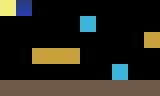

Rendered tile map (Tiled .tmx) drawn with the repository's tilesets; below, a short description and the full map source, tile grids included:
An orthogonal 10x6 tile map with 16x16 px tiles, 3 tile layers (ground, collision, leaves), 1 hidden layer not drawn, 1 image layer and 1 object (spawn).

<map version="1.10" tiledversion="1.11.0" orientation="orthogonal" renderorder="right-down" width="10" height="6" tilewidth="16" tileheight="16" infinite="0" nextlayerid="9" nextobjectid="2">
 <properties>
  <property name="music" value="cave" />
 </properties>
 <tileset firstgid="1" name="tiles" tilewidth="16" tileheight="16" tilecount="4" columns="4">
  <image source="test-tiles.png" width="64" height="16" />
  <tile id="0"><properties><property name="solid" type="bool" value="true" /></properties></tile>
  <tile id="1"><properties><property name="oneWay" type="bool" value="true" /></properties></tile>
  <tile id="2"><animation><frame tileid="2" duration="100" /><frame tileid="3" duration="100" /></animation></tile>
  <tile id="3"><properties><property name="solid" value="yes" /></properties></tile>
 </tileset>
 <imagelayer id="1" name="sky" parallaxx="0.5" parallaxy="0.5">
  <properties><property name="renderLayer" value="background" /></properties>
  <image source="test-sky.png" width="32" height="16" />
 </imagelayer>
 <layer id="2" name="ground" width="10" height="6">
  <data encoding="csv">
4,0,0,0,0,0,0,0,0,0,
0,0,0,0,0,0,0,0,0,0,
0,0,0,0,0,0,0,0,0,0,
0,0,2,2,2,0,0,0,0,0,
0,0,0,0,0,0,0,3,0,0,
1,1,1,1,1,1,1,1,1,1
</data>
 </layer>
 <layer id="3" name="collision" width="10" height="6">
  <data encoding="csv">
0,0,0,0,0,0,0,0,0,0,
0,0,0,0,0,0,0,0,0,0,
0,0,0,0,0,0,0,0,0,2,
0,0,0,0,0,0,0,0,0,0,
0,0,0,0,0,0,0,0,0,0,
0,0,0,0,0,0,0,0,0,0
</data>
 </layer>
 <group id="4" name="front">
  <properties><property name="renderLayer" value="foreground" /></properties>
  <layer id="5" name="leaves" width="10" height="6">
   <data encoding="csv">
0,0,0,0,0,0,0,0,0,0,
0,0,0,0,0,3,0,0,0,0,
0,0,0,0,0,0,0,0,0,0,
0,0,0,0,0,0,0,0,0,0,
0,0,0,0,0,0,0,0,0,0,
0,0,0,0,0,0,0,0,0,0
</data>
  </layer>
 </group>
 <layer id="6" name="hidden" width="10" height="6" visible="0">
  <data encoding="csv">
0,0,0,0,0,0,0,0,1,0,
0,0,0,0,0,0,0,0,0,0,
0,0,0,0,0,0,0,0,0,0,
0,0,0,0,0,0,0,0,0,0,
0,0,0,0,0,0,0,0,0,0,
0,0,0,0,0,0,0,0,0,0
</data>
 </layer>
 <objectgroup id="7" name="entities">
  <object id="1" name="spawn" x="24" y="72"><point /></object>
 </objectgroup>
</map>
